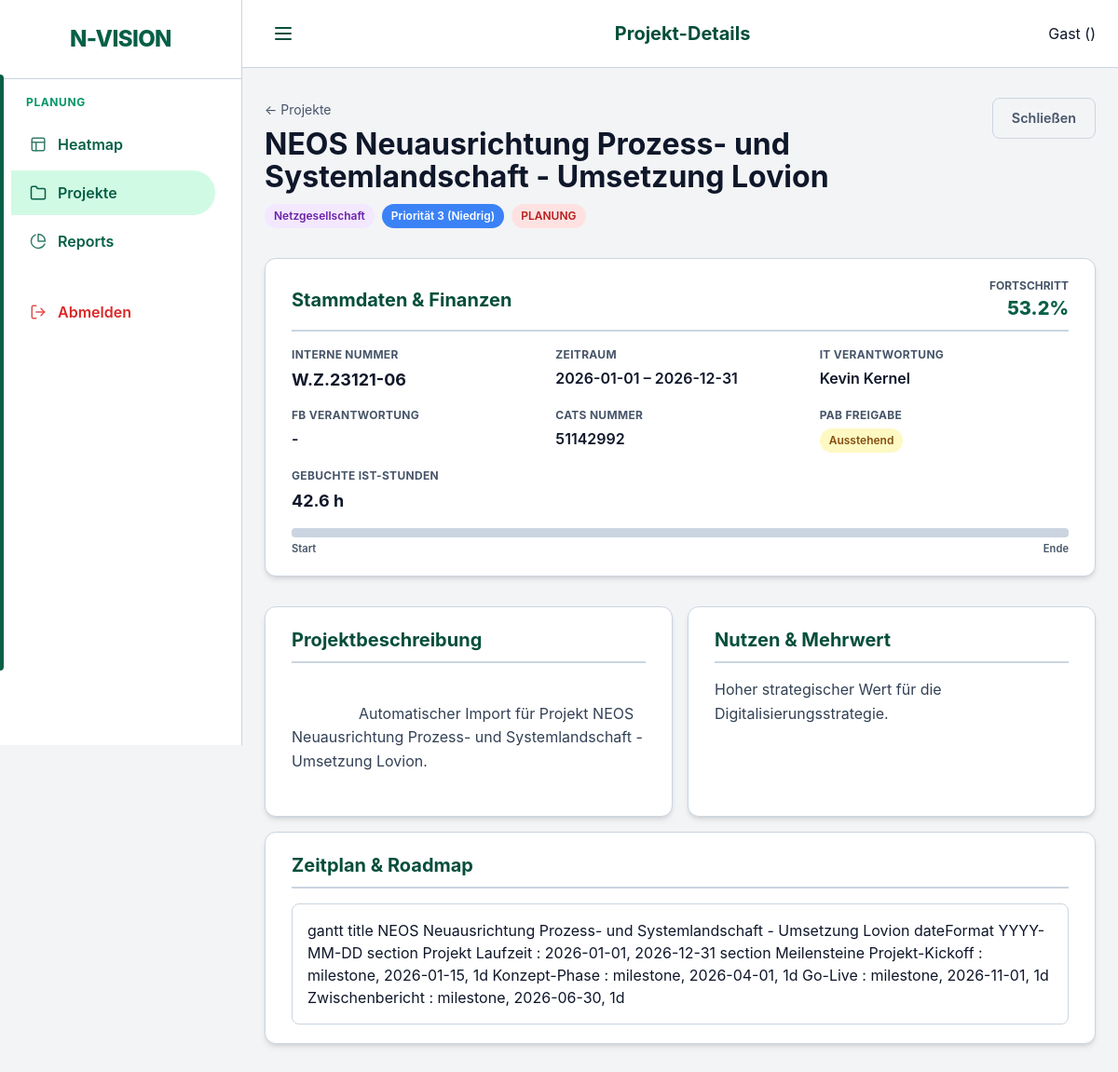
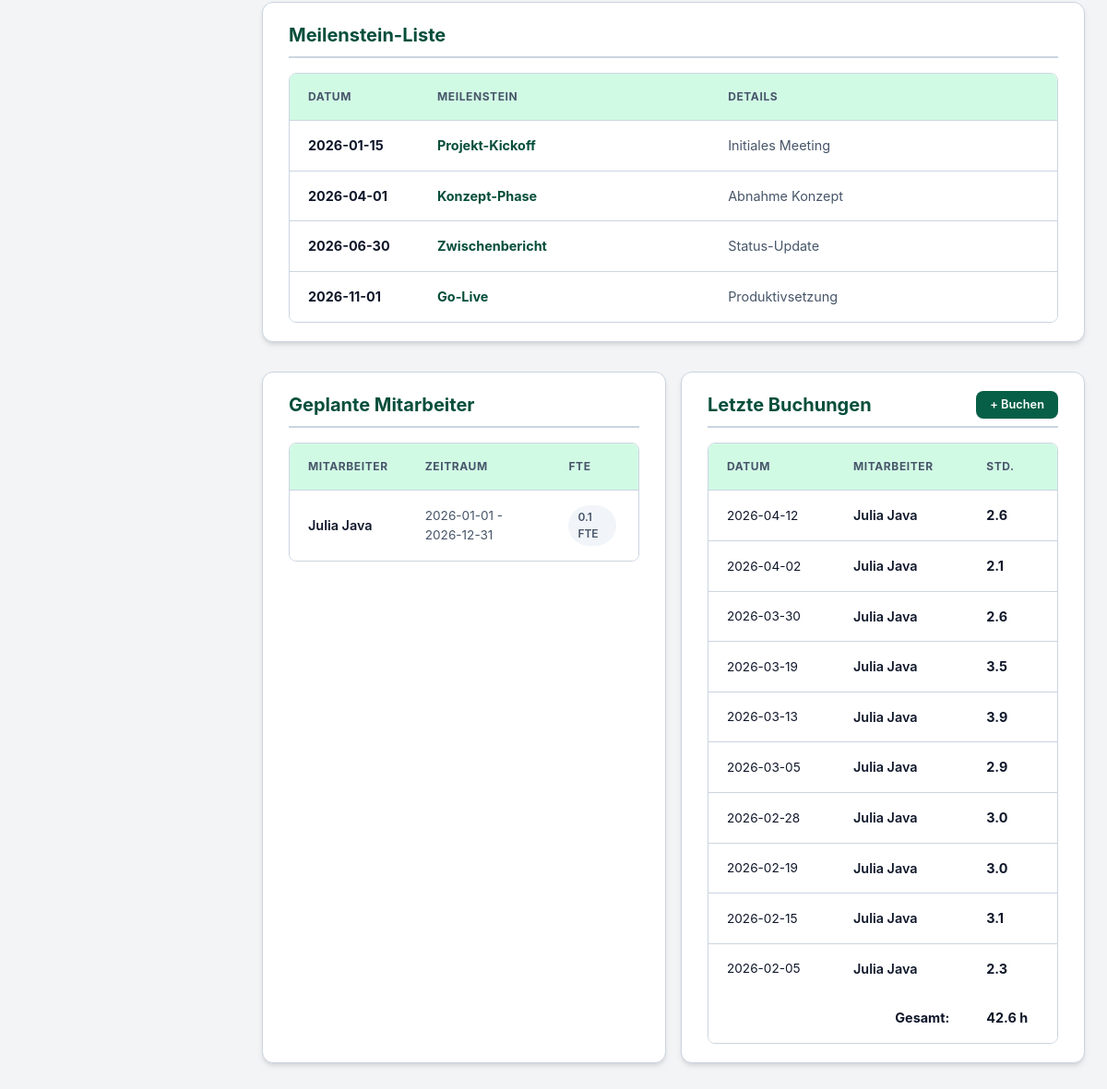
The page /ui/projects/19 on the database its author committed (2 pictures, top to bottom).
### models.py (models this page shows)
class Project(Base):
    __tablename__ = "projects"
    id = Column(Integer, primary_key=True, index=True)
    name = Column(String, index=True)
    description = Column(String, nullable=True)
    business_value = Column(String, nullable=True)
    internal_number = Column(String, nullable=True)
    division = Column(String, nullable=True) # "IT", "Netzgesellschaft", "Vertrieb", "Kraftwerk"
    start_date = Column(Date)
    end_date = Column(Date)
    priority = Column(Integer, default=1) # 1 highest
    status = Column(Enum(ProjectStatus), default=ProjectStatus.PLANNING)
    manager_id = Column(Integer, ForeignKey("employees.id"), nullable=True)
    responsible_it = Column(String, nullable=True)
    responsible_fb = Column(String, nullable=True)
    pab_approval = Column(Integer, default=0) # 0 = No, 1 = Yes
    cats_number = Column(String, nullable=True)
    pt_intern_pab = Column(Float, default=0.0)
    pt_intern_planned = Column(Float, default=0.0)
    pt_extern_planned = Column(Float, default=0.0)
    staffings = relationship("Staffing", back_populates="project")
    bookings = relationship("Booking", back_populates="project")
    milestones = relationship("Milestone", back_populates="project", cascade="all, delete-orphan")

class Milestone(Base):
    __tablename__ = "milestones"
    id = Column(Integer, primary_key=True, index=True)
    project_id = Column(Integer, ForeignKey("projects.id"))
    name = Column(String)
    date = Column(Date)
    description = Column(String, nullable=True)
    project = relationship("Project", back_populates="milestones")

class Staffing(Base):
    __tablename__ = "staffings"
    id = Column(Integer, primary_key=True, index=True)
    project_id = Column(Integer, ForeignKey("projects.id"))
    employee_id = Column(Integer, ForeignKey("employees.id"))
    start_date = Column(Date)
    end_date = Column(Date)
    capacity_fte = Column(Float) # 1.0 = 100%
    project = relationship("Project", back_populates="staffings")
    employee = relationship("Employee", back_populates="staffings")

class Employee(Base):
    __tablename__ = "employees"
    id = Column(Integer, primary_key=True, index=True)
    name = Column(String, index=True)
    type = Column(Enum(ResourceType), default=ResourceType.INTERNAL)
    role_id = Column(Integer, ForeignKey("roles.id"))
    team_id = Column(Integer, ForeignKey("teams.id"))
    weekly_hours = Column(Float, default=40.0)
    annual_hours_target = Column(Float, nullable=True) # Neuer Wert für Jahresplanung
    employment_start = Column(Date)
    employment_end = Column(Date, nullable=True)
    role = relationship("Role", back_populates="employees")
    team = relationship("Team", back_populates="employees")
    staffings = relationship("Staffing", back_populates="employee")
    service_allocations = relationship("ServiceAllocation", back_populates="employee")
    absences = relationship("Absence", back_populates="employee")
    user = relationship("User", back_populates="employee", uselist=False)
    bookings = relationship("Booking", back_populates="employee")

class Booking(Base):
    __tablename__ = "bookings"
    id = Column(Integer, primary_key=True, index=True)
    employee_id = Column(Integer, ForeignKey("employees.id"))
    project_id = Column(Integer, ForeignKey("projects.id"))
    date = Column(Date)
    hours = Column(Float)
    description = Column(String, nullable=True)
    created_at = Column(DateTime, default=datetime.utcnow)
    employee = relationship("Employee", back_populates="bookings")
    project = relationship("Project", back_populates="bookings")

### main.py (the view)
@app.get("/ui/projects/{project_id}", response_class=HTMLResponse)
def ui_project_detail(request: Request, project_id: int, db: Session = Depends(get_db)):
    project = db.query(models.Project).filter(models.Project.id == project_id).first()
    if not project:
        raise HTTPException(status_code=404, detail="Project not found")
    progress = calculate_project_progress(project, db)
    return templates.TemplateResponse(
        request=request, name="project_detail.html", context={
            "project": project,
            "progress": progress,
            "active_page": "projects"
        }
    )

### templates/project_detail.html (shortened to what this page needs)
{% extends "base.html" %}
{% set title = "Projekt-Details" %}
{% block content %}
<div style="display: flex; justify-content: space-between; align-items: flex-start; margin-bottom: 2rem; gap: 1rem;">
    <div>
        <nav style="margin-bottom: 0.5rem;">
            <a href="/ui/projects" style="text-decoration: none; color: var(--text-muted); font-size: 0.875rem;">&larr; Projekte</a>
        </nav>
        <h1 style="margin: 0; line-height: 1.1;">{{ project.name }}</h1>
        <div style="margin-top: 0.75rem; display: flex; gap: 0.5rem; align-items: center;">
            <span class="badge {{ 'badge-it' if project.division == 'IT' else 'badge-netz' if project.division == 'Netzgesellschaft' else 'badge-vertrieb' if project.division == 'Vertrieb' else 'badge-kraftwerk' if project.division == 'Kraftwerk' else 'badge-default' }}">
                {{ project.division if project.division else 'Kein Bereich' }}
            </span>
            {% if project.priority == 1 %}
                <span class="badge" style="background-color: #ef4444; color: white;">Priorität 1 (Hoch)</span>
            {% elif project.priority == 2 %}
                <span class="badge" style="background-color: #f59e0b; color: white;">Priorität 2 (Mittel)</span>
            {% elif project.priority == 3 %}
                <span class="badge" style="background-color: #3b82f6; color: white;">Priorität 3 (Niedrig)</span>
            {% elif project.priority == 4 %}
                <span class="badge" style="background-color: #10b981; color: white;">Priorität 4 (Sehr Niedrig)</span>
            {% else %}
                <span class="badge badge-default">Priorität {{ project.priority }}</span>
            {% endif %}
            <span class="badge status-{{ project.status.value.replace('_', '-') }}">{{ 'PLANUNG' if project.status.value == 'planning' else 'AKTIV' if project.status.value == 'active' else 'ON HOLD' if project.status.value == 'on_hold' else 'ABGESCHLOSSEN' if project.status.value == 'completed' else project.status.value }}</span>
        </div>
    </div>
    <div class="action-buttons" style="display: flex; gap: 0.75rem;">
        <a href="/ui/projects" class="btn btn-outline">Schließen</a>
    </div>
</div>
<div style="display: flex; flex-direction: column; gap: 1rem;">
    <div class="card">
        <div class="section-header">
            <h2>Stammdaten & Finanzen</h2>
            <div style="text-align: right;">
                <div style="font-size: 0.75rem; font-weight: 700; color: var(--text-muted); text-transform: uppercase;">Fortschritt</div>
                {% if progress > 100 %}
                <div style="font-size: 1.25rem; font-weight: 800; color: var(--danger);">
                    {{ progress }}% <span title="Überbucht!">⚠️</span>
                </div>
                {% else %}
                <div style="font-size: 1.25rem; font-weight: 800; color: var(--primary-color);">{{ progress }}%</div>
                {% endif %}
            </div>
        </div>
        <div class="detail-grid">
            <div class="detail-item">
                <div class="detail-label">Interne Nummer</div>
                <div class="detail-value-large">{{ project.internal_number if project.internal_number else '-' }}</div>
            </div>
            <div class="detail-item">
                <div class="detail-label">Zeitraum</div>
                <div class="detail-value">{{ project.start_date }} &ndash; {{ project.end_date }}</div>
            </div>
            <div class="detail-item">
                <div class="detail-label">IT Verantwortung</div>
                <div class="detail-value">{{ project.responsible_it if project.responsible_it else '-' }}</div>
            </div>
            <div class="detail-item">
                <div class="detail-label">FB Verantwortung</div>
                <div class="detail-value">{{ project.responsible_fb if project.responsible_fb else '-' }}</div>
            </div>
            <div class="detail-item">
                <div class="detail-label">CATS Nummer</div>
                <div class="detail-value">{{ project.cats_number if project.cats_number else '-' }}</div>
            </div>
            <div class="detail-item">
                <div class="detail-label">PAB Freigabe</div>
                <div class="detail-value">
                    {% if project.pab_approval %}
                    <span class="badge badge-success">Erteilt</span>
                    {% else %}
                    <span class="badge badge-warning">Ausstehend</span>
                    {% endif %}
                </div>
            </div>
            <div class="detail-item">
                <div class="detail-label">Gebuchte Ist-Stunden</div>
                <div class="detail-value-large">{{ project.bookings | sum(attribute='hours') }} h</div>
            </div>
        </div>
        <div style="margin-top: 1rem;">
            <div class="progress-bar-container" style="height: 10px;">
            </div>
            <div style="display: flex; justify-content: space-between; margin-top: 0.25rem;">
                <span style="font-size: 0.7rem; color: var(--text-muted); font-weight: 600;">Start</span>
                <span style="font-size: 0.7rem; color: var(--text-muted); font-weight: 600;">Ende</span>
            </div>
        </div>
    </div>
    <div style="display: grid; grid-template-columns: 1fr 1fr; gap: 1rem;">
        <div class="card" style="margin-bottom: 0; display: flex; flex-direction: column;">
            <div class="section-header">
                <h2>Projektbeschreibung</h2>
            </div>
            <div style="color: #334155; line-height: 1.6; white-space: pre-wrap; flex: 1;">
                {{ project.description if project.description else 'Keine Beschreibung hinterlegt.' }}
            </div>
        </div>
        <div class="card" style="margin-bottom: 0; display: flex; flex-direction: column;">
            <div class="section-header">
                <h2>Nutzen & Mehrwert</h2>
            </div>
            <div style="color: #334155; line-height: 1.6; flex: 1;">
                {{ project.business_value if project.business_value else 'Keine Information zum Unternehmenswert hinterlegt.' }}
            </div>
        </div>
    </div>
    <div class="card">
        <div class="section-header">
            <h2>Zeitplan & Roadmap</h2>
        </div>
        <div class="mermaid" style="background: white; border-radius: var(--radius-md); padding: 1rem; border: 1px solid var(--border-color);">
gantt
    title {{ project.name }}
    dateFormat  YYYY-MM-DD
    section Projekt
    Laufzeit : {{ project.start_date }}, {{ project.end_date }}
    section Meilensteine
    {% for m in project.milestones %}
    {{ m.name }} : milestone, {{ m.date }}, 1d
    {% endfor %}
        </div>
    </div>
    <div class="card">
        <div class="section-header">
            <h2>Meilenstein-Liste</h2>
        </div>
        <div class="modern-table-wrapper">
            <table class="modern-table">
                <thead>
                    <tr>
                        <th style="width: 140px;">Datum</th>
                        <th>Meilenstein</th>
                        <th>Details</th>
                        <th style="width: 50px;"></th>
                    </tr>
                </thead>
                <tbody>
                    {% for m in project.milestones | sort(attribute='date') %}
                    <tr>
                        <td style="font-weight: 700;">{{ m.date }}</td>
                        <td><div style="font-weight: 700; color: var(--primary-dark);">{{ m.name }}</div></td>
                        <td style="color: var(--text-muted);">{{ m.description if m.description else '-' }}</td>
                        <td style="text-align: right;">
                        </td>
                    </tr>
                    {% endfor %}
                </tbody>
            </table>
        </div>
    </div>
    <div style="display: grid; grid-template-columns: 1fr 1fr; gap: 1rem;">
        <div class="card" style="margin-bottom: 0;">
            <div class="section-header">
                <h2>Geplante Mitarbeiter</h2>
            </div>
            <div class="modern-table-wrapper">
                <table class="modern-table">
                    <thead>
                        <tr>
                            <th>Mitarbeiter</th>
                            <th>Zeitraum</th>
                            <th>FTE</th>
                        </tr>
                    </thead>
                    <tbody>
                        {% for s in project.staffings | sort(attribute='start_date') %}
                        <tr>
                            <td style="font-weight: 600;">{{ s.employee.name }}</td>
                            <td style="font-size: 0.85rem; color: var(--text-muted);">{{ s.start_date }} - {{ s.end_date }}</td>
                            <td><span class="badge badge-default">{{ s.capacity_fte }} FTE</span></td>
                        </tr>
                        {% else %}
                        <tr>
                            <td colspan="3" style="padding: 2rem; text-align: center; color: var(--text-muted);">
                                Keine Mitarbeiter geplant.
                            </td>
                        </tr>
                        {% endfor %}
                    </tbody>
                </table>
            </div>
        </div>
        <div class="card" style="margin-bottom: 0;">
            <div class="section-header">
                <h2>Letzte Buchungen</h2>
                <a href="/ui/bookings?project_id={{ project.id }}" class="btn btn-primary btn-small">+ Buchen</a>
            </div>
            <div class="modern-table-wrapper">
                <table class="modern-table">
                    <thead>
                        <tr>
                            <th>Datum</th>
                            <th>Mitarbeiter</th>
                            <th>Std.</th>
                        </tr>
                    </thead>
                    <tbody>
                        {% for b in project.bookings | sort(attribute='date', reverse=True) %}
                        {% if loop.index <= 10 %}
                        <tr>
                            <td style="font-size: 0.85rem;">{{ b.date }}</td>
                            <td style="font-weight: 600;">{{ b.employee.name }}</td>
                            <td><strong>{{ b.hours }}</strong></td>
                        </tr>
                        {% endif %}
                        {% else %}
                        <tr>
                            <td colspan="3" style="padding: 2rem; text-align: center; color: var(--text-muted);">
                                Keine Buchungen vorhanden.
                            </td>
                        </tr>
                        {% endfor %}
                    </tbody>
                    {% if project.bookings %}
                    <tfoot>
                        <tr style="background-color: var(--bg-light); font-weight: 700;">
                            <td colspan="2" style="text-align: right;">Gesamt:</td>
                            <td>{{ project.bookings | sum(attribute='hours') }} h</td>
                        </tr>
                    </tfoot>
                    {% endif %}
                </table>
            </div>
        </div>
    </div>
</div>
{% endblock %}

### rows shown on the page
Project: name "NEOS Neuausrichtung Prozess- und Systemlandschaft - Umsetzung Lovion", division "Netzgesellschaft", status "PLANUNG", internal_number "W.Z.23121-06", start_date "2026-01-01", end_date "2026-12-31", responsible_it "Kevin Kernel", responsible_fb "-", cats_number "51142992", description "Automatischer Import für Projekt NEOS Neuausrichtung Prozess- und Systemlandschaft - Umsetzung Lovion.", business_value "Hoher strategischer Wert für die Digitalisierungsstrategie."
Milestone: name "Projekt-Kickoff", date "2026-01-15", description "Initiales Meeting"
Milestone: name "Konzept-Phase", date "2026-04-01", description "Abnahme Konzept"
Milestone: name "Go-Live", date "2026-11-01", description "Produktivsetzung"
Milestone: name "Zwischenbericht", date "2026-06-30", description "Status-Update"
Staffing: employee.name "Julia Java", start_date "2026-01-01", end_date "2026-12-31", capacity_fte "0.1"
Booking: date "2026-04-12", employee.name "Julia Java", hours "2.6"
Booking: date "2026-04-02", employee.name "Julia Java", hours "2.1"
Booking: date "2026-03-30", employee.name "Julia Java", hours "2.6"
Booking: date "2026-03-19", employee.name "Julia Java", hours "3.5"
Booking: date "2026-03-13", employee.name "Julia Java", hours "3.9"
Booking: date "2026-03-05", employee.name "Julia Java", hours "2.9"
Booking: date "2026-02-28", employee.name "Julia Java", hours "3.0"
Booking: date "2026-02-19", employee.name "Julia Java", hours "3.0"
Booking: date "2026-02-15", employee.name "Julia Java", hours "3.1"
Booking: date "2026-02-05", employee.name "Julia Java", hours "2.3"

### other values the page prints
{{ title if title else "N-VISION" }} "Projekt-Details"
{{ request.state.user.username if request.state.user else "Gast" }} "Gast"
{{ progress }} "53.2"
{{ project.bookings | sum(attribute='hours') }} "42.6"
